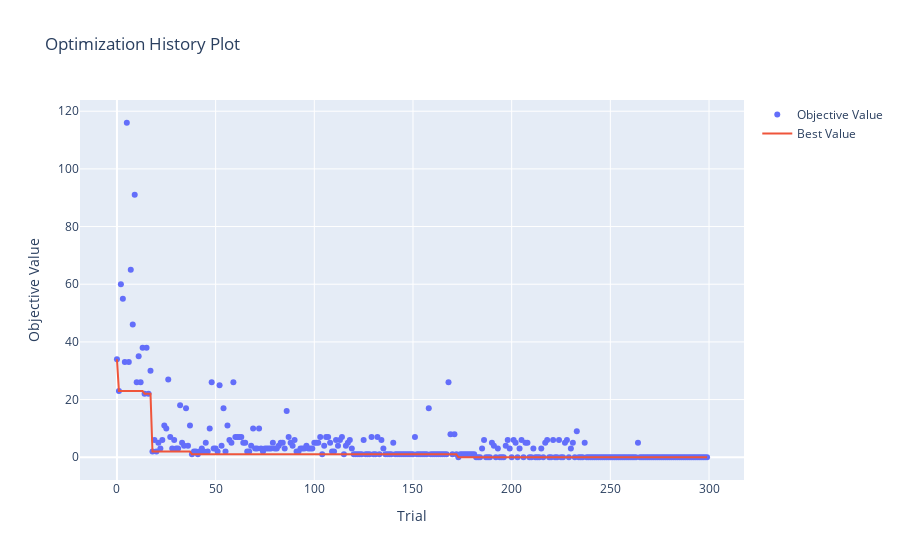

Notebook code for this chart:
### Code cell
optuna.visualization.plot_optimization_history(study_categorical)

### Figure 1 — Plotly figure (JSON) as saved in the notebook; plotly's stock layout.template omitted (floating-point values rounded to 4 significant figures; data arrays with more than 128 entries replaced by an {"elided": "..."} marker saying what was removed)
{"data": [{"mode": "markers", "name": "Objective Value", "type": "scatter", "x": {"elided": "300 int values"}, "y": {"elided": "300 int values"}}, {"mode": "lines", "name": "Best Value", "type": "scatter", "x": {"elided": "300 int values"}, "y": {"elided": "300 int values"}}, {"marker": {"color": "#cccccc"}, "mode": "markers", "name": "Infeasible Trial", "showlegend": false, "type": "scatter", "x": [], "y": []}], "layout": {"title": {"text": "Optimization History Plot"}, "xaxis": {"title": {"text": "Trial"}}, "yaxis": {"title": {"text": "Objective Value"}}}}
